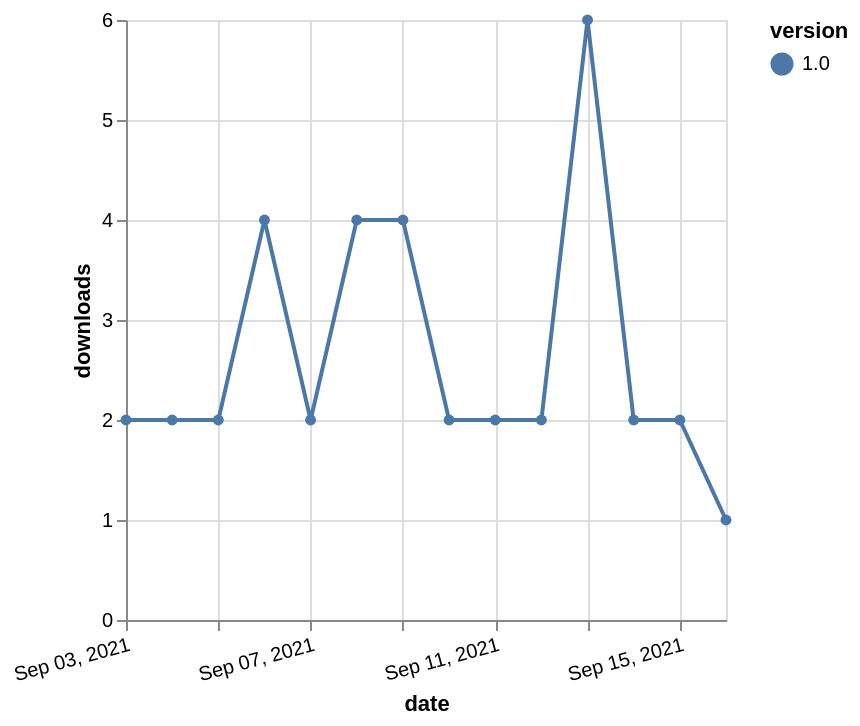

Describe this chart as a Vega-Lite specification.
### Vega-Lite specification from a JSON file in a GitHub repository (floating-point values rounded to 4 significant figures)
{"$schema": "https://vega.github.io/schema/vega-lite/v5.json", "description": "A simple bar chart with embedded data.", "data": {"values": [{"date": "2021-09-03", "total": 2861, "delta": 2, "version": "1.0"}, {"date": "2021-09-04", "total": 2863, "delta": 2, "version": "1.0"}, {"date": "2021-09-05", "total": 2865, "delta": 2, "version": "1.0"}, {"date": "2021-09-06", "total": 2869, "delta": 4, "version": "1.0"}, {"date": "2021-09-07", "total": 2871, "delta": 2, "version": "1.0"}, {"date": "2021-09-08", "total": 2875, "delta": 4, "version": "1.0"}, {"date": "2021-09-09", "total": 2879, "delta": 4, "version": "1.0"}, {"date": "2021-09-10", "total": 2881, "delta": 2, "version": "1.0"}, {"date": "2021-09-11", "total": 2883, "delta": 2, "version": "1.0"}, {"date": "2021-09-12", "total": 2885, "delta": 2, "version": "1.0"}, {"date": "2021-09-13", "total": 2891, "delta": 6, "version": "1.0"}, {"date": "2021-09-14", "total": 2893, "delta": 2, "version": "1.0"}, {"date": "2021-09-15", "total": 2895, "delta": 2, "version": "1.0"}, {"date": "2021-09-16", "total": 2896, "delta": 1, "version": "1.0"}]}, "width": "container", "mark": {"type": "line", "point": {"filled": true}}, "encoding": {"x": {"field": "date", "type": "temporal", "timeUnit": "yearmonthdate", "title": "date", "axis": {"labelAngle": -15}}, "y": {"field": "delta", "type": "quantitative", "title": "downloads"}, "color": {"field": "version", "type": "nominal"}, "tooltip": {"field": "delta"}}}
